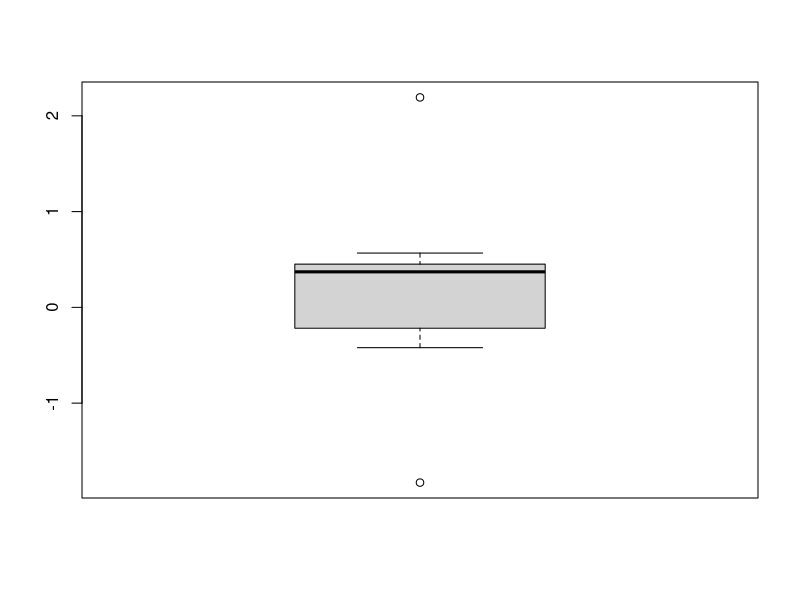

The R source for this figure:
## ---- chunk 1
#file.edit(normalizePath("~/.Renviron"))
LOCAL <- identical(Sys.getenv("LOCAL"), "TRUE")
#, eval = LOCAL for skip on CRAN test
#LOCAL=FALSE
#knitr::opts_chunk$set(purl = LOCAL, eval=LOCAL)
knitr::opts_chunk$set(purl = LOCAL)
NOT_CRAN <- identical(tolower(Sys.getenv("NOT_CRAN")), "TRUE")
knitr::opts_chunk$set(purl = NOT_CRAN)
knitr::opts_chunk$set(
  collapse = TRUE,
  comment = "#>"
)
SAVE_GRAPHS=FALSE
## ---- chunk 2
set.seed(4669)
aaa <- rnorm(10)
boxplot(aaa)
